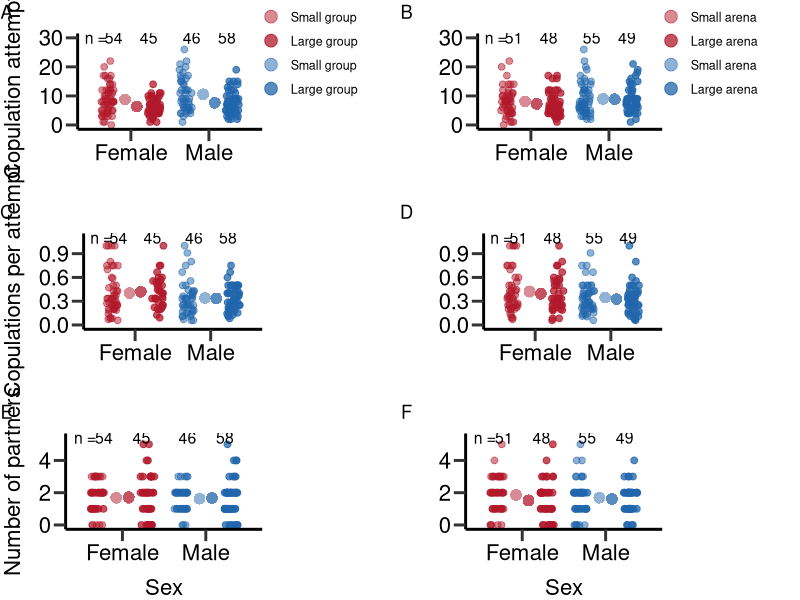
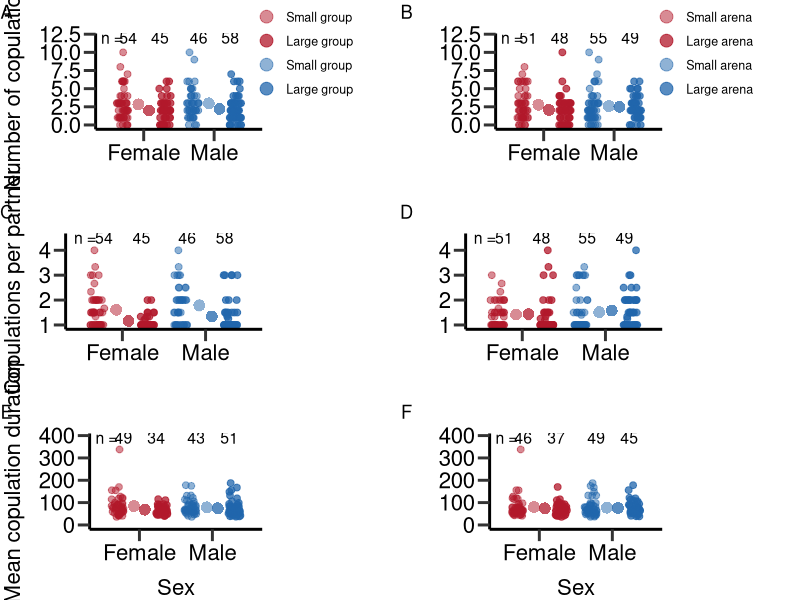
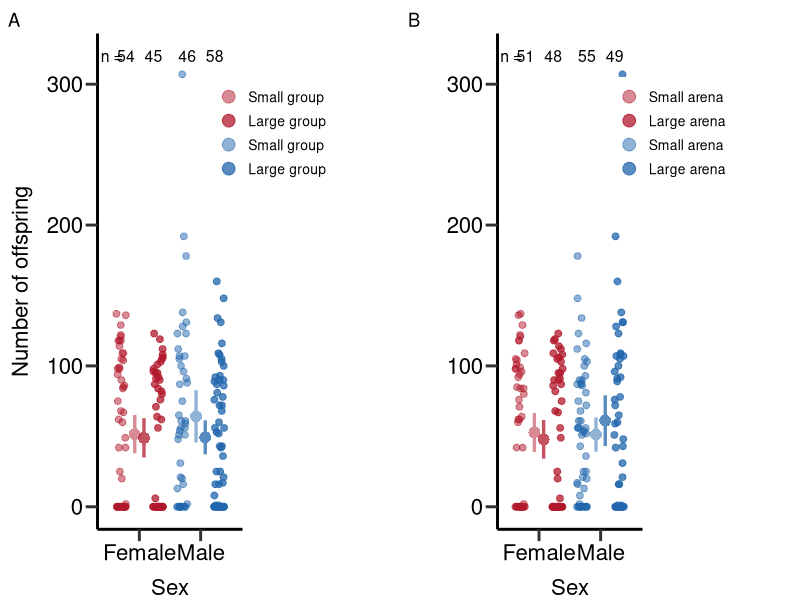

Source code (R) for these figures, in order:
## ---- chunk 1
rm(list = ls()) # Clear work environment

# Load R-packages ####
list_of_packages=cbind('ggeffects','ggplot2','gridExtra','lme4','lmerTest','readr','dplyr','EnvStats','cowplot','gridGraphics','car','RColorBrewer','boot','data.table','base','ICC','knitr')
lapply(list_of_packages, require, character.only = TRUE) 

# Load data set ####
D_data=read_delim("./data/Data_Winkler_et_al_2023_Denstiy.csv",";", escape_double = FALSE, trim_ws = TRUE)

# Set factors and levels for factors
D_data$Week=as.factor(D_data$Week)
D_data$Sex=as.factor(D_data$Sex)
D_data$Gr_size=as.factor(D_data$Gr_size)
D_data$Gr_size <- factor(D_data$Gr_size, levels=c("SG","LG"))
D_data$Arena=as.factor(D_data$Arena)

## Subset data set ####
### Data according to denstiy ####
D_data_0.26=D_data[D_data$Treatment=='D = 0.26',]
D_data_0.52=D_data[D_data$Treatment=='D = 0.52',]
D_data_0.67=D_data[D_data$Treatment=='D = 0.67',]
D_data_1.33=D_data[D_data$Treatment=='D = 1.33',]

### Subset data by sex ####
D_data_m=D_data[D_data$Sex=='M',]
D_data_f=D_data[D_data$Sex=='F',]

### Calculate data relativized within treatment and sex ####
# Small group + large Area
D_data_0.26=D_data[D_data$Treatment=='D = 0.26',]

D_data_0.26$rel_m_RS=NA
D_data_0.26$rel_m_prop_RS=NA
D_data_0.26$rel_m_cMS=NA
D_data_0.26$rel_m_InSuc=NA
D_data_0.26$rel_m_feSuc=NA
D_data_0.26$rel_m_pFec=NA
D_data_0.26$rel_m_PS=NA
D_data_0.26$rel_m_pFec_compl=NA

D_data_0.26$rel_f_RS=NA
D_data_0.26$rel_f_prop_RS=NA
D_data_0.26$rel_f_cMS=NA
D_data_0.26$rel_f_fec_pMate=NA

D_data_0.26$rel_m_RS=D_data_0.26$m_RS/mean(D_data_0.26$m_RS,na.rm=T)
D_data_0.26$rel_m_prop_RS=D_data_0.26$m_prop_RS/mean(D_data_0.26$m_prop_RS,na.rm=T)
D_data_0.26$rel_m_cMS=D_data_0.26$m_cMS/mean(D_data_0.26$m_cMS,na.rm=T)
D_data_0.26$rel_m_InSuc=D_data_0.26$m_InSuc/mean(D_data_0.26$m_InSuc,na.rm=T)
D_data_0.26$rel_m_feSuc=D_data_0.26$m_feSuc/mean(D_data_0.26$m_feSuc,na.rm=T)
D_data_0.26$rel_m_pFec=D_data_0.26$m_pFec/mean(D_data_0.26$m_pFec,na.rm=T)
D_data_0.26$rel_m_PS=D_data_0.26$m_PS/mean(D_data_0.26$m_PS,na.rm=T)
D_data_0.26$rel_m_pFec_compl=D_data_0.26$m_pFec_compl/mean(D_data_0.26$m_pFec_compl,na.rm=T)

D_data_0.26$rel_f_RS=D_data_0.26$f_RS/mean(D_data_0.26$f_RS,na.rm=T)
D_data_0.26$rel_f_prop_RS=D_data_0.26$f_prop_RS/mean(D_data_0.26$f_prop_RS,na.rm=T)
D_data_0.26$rel_f_cMS=D_data_0.26$f_cMS/mean(D_data_0.26$f_cMS,na.rm=T)
D_data_0.26$rel_f_fec_pMate=D_data_0.26$f_fec_pMate/mean(D_data_0.26$f_fec_pMate,na.rm=T)

# Large group + large Area
D_data_0.52=D_data[D_data$Treatment=='D = 0.52',]
#Relativize data

D_data_0.52$rel_m_RS=NA
D_data_0.52$rel_m_prop_RS=NA
D_data_0.52$rel_m_cMS=NA
D_data_0.52$rel_m_InSuc=NA
D_data_0.52$rel_m_feSuc=NA
D_data_0.52$rel_m_pFec=NA
D_data_0.52$rel_m_PS=NA
D_data_0.52$rel_m_pFec_compl=NA

D_data_0.52$rel_f_RS=NA
D_data_0.52$rel_f_prop_RS=NA
D_data_0.52$rel_f_cMS=NA
D_data_0.52$rel_f_fec_pMate=NA

D_data_0.52$rel_m_RS=D_data_0.52$m_RS/mean(D_data_0.52$m_RS,na.rm=T)
D_data_0.52$rel_m_prop_RS=D_data_0.52$m_prop_RS/mean(D_data_0.52$m_prop_RS,na.rm=T)
D_data_0.52$rel_m_cMS=D_data_0.52$m_cMS/mean(D_data_0.52$m_cMS,na.rm=T)
D_data_0.52$rel_m_InSuc=D_data_0.52$m_InSuc/mean(D_data_0.52$m_InSuc,na.rm=T)
D_data_0.52$rel_m_feSuc=D_data_0.52$m_feSuc/mean(D_data_0.52$m_feSuc,na.rm=T)
D_data_0.52$rel_m_pFec=D_data_0.52$m_pFec/mean(D_data_0.52$m_pFec,na.rm=T)
D_data_0.52$rel_m_PS=D_data_0.52$m_PS/mean(D_data_0.52$m_PS,na.rm=T)
D_data_0.52$rel_m_pFec_compl=D_data_0.52$m_pFec_compl/mean(D_data_0.52$m_pFec_compl,na.rm=T)

D_data_0.52$rel_f_RS=D_data_0.52$f_RS/mean(D_data_0.52$f_RS,na.rm=T)
D_data_0.52$rel_f_prop_RS=D_data_0.52$f_prop_RS/mean(D_data_0.52$f_prop_RS,na.rm=T)
D_data_0.52$rel_f_cMS=D_data_0.52$f_cMS/mean(D_data_0.52$f_cMS,na.rm=T)
D_data_0.52$rel_f_fec_pMate=D_data_0.52$f_fec_pMate/mean(D_data_0.52$f_fec_pMate,na.rm=T)

# Small group + small Area
D_data_0.67=D_data[D_data$Treatment=='D = 0.67',]
#Relativize data
D_data_0.67$rel_m_RS=NA
D_data_0.67$rel_m_prop_RS=NA
D_data_0.67$rel_m_cMS=NA
D_data_0.67$rel_m_InSuc=NA
D_data_0.67$rel_m_feSuc=NA
D_data_0.67$rel_m_pFec=NA
D_data_0.67$rel_m_PS=NA
D_data_0.67$rel_m_pFec_compl=NA

D_data_0.67$rel_f_RS=NA
D_data_0.67$rel_f_prop_RS=NA
D_data_0.67$rel_f_cMS=NA
D_data_0.67$rel_f_fec_pMate=NA

D_data_0.67$rel_m_RS=D_data_0.67$m_RS/mean(D_data_0.67$m_RS,na.rm=T)
D_data_0.67$rel_m_prop_RS=D_data_0.67$m_prop_RS/mean(D_data_0.67$m_prop_RS,na.rm=T)
D_data_0.67$rel_m_cMS=D_data_0.67$m_cMS/mean(D_data_0.67$m_cMS,na.rm=T)
D_data_0.67$rel_m_InSuc=D_data_0.67$m_InSuc/mean(D_data_0.67$m_InSuc,na.rm=T)
D_data_0.67$rel_m_feSuc=D_data_0.67$m_feSuc/mean(D_data_0.67$m_feSuc,na.rm=T)
D_data_0.67$rel_m_pFec=D_data_0.67$m_pFec/mean(D_data_0.67$m_pFec,na.rm=T)
D_data_0.67$rel_m_PS=D_data_0.67$m_PS/mean(D_data_0.67$m_PS,na.rm=T)
D_data_0.67$rel_m_pFec_compl=D_data_0.67$m_pFec_compl/mean(D_data_0.67$m_pFec_compl,na.rm=T)

D_data_0.67$rel_f_RS=D_data_0.67$f_RS/mean(D_data_0.67$f_RS,na.rm=T)
D_data_0.67$rel_f_prop_RS=D_data_0.67$f_prop_RS/mean(D_data_0.67$f_prop_RS,na.rm=T)
D_data_0.67$rel_f_cMS=D_data_0.67$f_cMS/mean(D_data_0.67$f_cMS,na.rm=T)
D_data_0.67$rel_f_fec_pMate=D_data_0.67$f_fec_pMate/mean(D_data_0.67$f_fec_pMate,na.rm=T)

# Large group + small Area
D_data_1.33=D_data[D_data$Treatment=='D = 1.33',]
#Relativize data

D_data_1.33$rel_m_RS=NA
D_data_1.33$rel_m_prop_RS=NA
D_data_1.33$rel_m_cMS=NA
D_data_1.33$rel_m_InSuc=NA
D_data_1.33$rel_m_feSuc=NA
D_data_1.33$rel_m_pFec=NA
D_data_1.33$rel_m_PS=NA
D_data_1.33$rel_m_pFec_compl=NA

D_data_1.33$rel_f_RS=NA
D_data_1.33$rel_f_prop_RS=NA
D_data_1.33$rel_f_cMS=NA
D_data_1.33$rel_f_fec_pMate=NA

D_data_1.33$rel_m_RS=D_data_1.33$m_RS/mean(D_data_1.33$m_RS,na.rm=T)
D_data_1.33$rel_m_prop_RS=D_data_1.33$m_prop_RS/mean(D_data_1.33$m_prop_RS,na.rm=T)
D_data_1.33$rel_m_cMS=D_data_1.33$m_cMS/mean(D_data_1.33$m_cMS,na.rm=T)
D_data_1.33$rel_m_InSuc=D_data_1.33$m_InSuc/mean(D_data_1.33$m_InSuc,na.rm=T)
D_data_1.33$rel_m_feSuc=D_data_1.33$m_feSuc/mean(D_data_1.33$m_feSuc,na.rm=T)
D_data_1.33$rel_m_pFec=D_data_1.33$m_pFec/mean(D_data_1.33$m_pFec,na.rm=T)
D_data_1.33$rel_m_PS=D_data_1.33$m_PS/mean(D_data_1.33$m_PS,na.rm=T)
D_data_1.33$rel_m_pFec_compl=D_data_1.33$m_pFec_compl/mean(D_data_1.33$m_pFec_compl,na.rm=T)

D_data_1.33$rel_f_RS=D_data_1.33$f_RS/mean(D_data_1.33$f_RS,na.rm=T)
D_data_1.33$rel_f_prop_RS=D_data_1.33$f_prop_RS/mean(D_data_1.33$f_prop_RS,na.rm=T)
D_data_1.33$rel_f_cMS=D_data_1.33$f_cMS/mean(D_data_1.33$f_cMS,na.rm=T)
D_data_1.33$rel_f_fec_pMate=D_data_1.33$f_fec_pMate/mean(D_data_1.33$f_fec_pMate,na.rm=T)

### Reduce treatments to arena and population size ####
# Arena size
D_data_Large_arena=rbind(D_data_0.26,D_data_0.52)
D_data_Small_arena=rbind(D_data_0.67,D_data_1.33)

# Population size
D_data_Small_pop=rbind(D_data_0.26,D_data_0.67)
D_data_Large_pop=rbind(D_data_0.52,D_data_1.33)

## Set figure schemes ####
# Set color-sets for figures
colpal=brewer.pal(4, 'Dark2')
colpal2=c("#b2182b","#2166AC")
colpal3=brewer.pal(4, 'Paired')

# Set theme for ggplot2 figures
fig_theme=theme(panel.border = element_blank(),
                plot.margin = margin(0,2.2,0,0.2,"cm"),
                plot.title = element_text(hjust = 0.5),
                panel.background = element_blank(),
                legend.key=element_blank(),
                panel.grid.major = element_blank(),
                panel.grid.minor = element_blank(), 
                legend.position = c(1.25, 0.8),
                plot.tag.position=c(0.01,0.98),
                legend.title = element_blank(),
                legend.text = element_text(colour="black", size=10),
                axis.line.x = element_line(colour = "black", size = 1),
                axis.line.y = element_line(colour = "black", size = 1),
                axis.text.x = element_text(face="plain", color="black", size=16, angle=0),
                axis.text.y = element_text(face="plain", color="black", size=16, angle=0),
                axis.title.x = element_text(size=16,face="plain", margin = margin(r=0,10,0,0)),
                axis.title.y = element_text(size=16,face="plain", margin = margin(r=10,0,0,0)),
                axis.ticks = element_line(size = 1),
                axis.ticks.length = unit(.3, "cm"))

## Create customized functions for analysis ####
# Create function to calculate standard error and upper/lower standard deviation
standard_error <- function(x) sd(x,na.rm=T) / sqrt(length(na.exclude(x)))
upper_CI <- function(x) mean(x,na.rm=T)+((standard_error(x))*qnorm(0.975))
lower_CI <- function(x) mean(x,na.rm=T)-((standard_error(x))*qnorm(0.975))

upper_SD <- function(x) mean(x,na.rm=T)+(sd(x)/2)
lower_SD <- function(x) mean(x,na.rm=T)-(sd(x)/2)
## ---- chunk 2
mean(D_data$m_Total_Encounters[D_data$Gr_size=='SG'],na.rm=T)
standard_error(D_data$m_Total_Encounters[D_data$Gr_size=='SG'])
## ---- chunk 3
mean(D_data$m_Total_Encounters[D_data$Gr_size=='LG'],na.rm=T)
standard_error(D_data$m_Total_Encounters[D_data$Gr_size=='LG'])
## ---- chunk 4
mean(D_data$m_Total_Encounters[D_data$Arena=='Large'],na.rm=T)
standard_error(D_data$m_Total_Encounters[D_data$Arena=='Large'])
## ---- chunk 5
mean(D_data$m_Total_Encounters[D_data$Arena=='Small'],na.rm=T)
standard_error(D_data$m_Total_Encounters[D_data$Arena=='Small'])
## ---- chunk 6
mod3=glm(m_Total_Encounters~Gr_size*Arena,data=D_data,family = quasipoisson)
Anova(mod3,type=2)
## ---- chunk 7
mod3.1=glm(m_Total_Encounters~Gr_size+Arena,data=D_data,family = quasipoisson)
summary(mod3.1)
Anova(mod3.1,type=2)
## ---- chunk 8
mean(D_data$f_Total_Encounters[D_data$Gr_size=='SG'],na.rm=T)
standard_error(D_data$f_Total_Encounters[D_data$Gr_size=='SG'])
## ---- chunk 9
mean(D_data$f_Total_Encounters[D_data$Gr_size=='LG'],na.rm=T)
standard_error(D_data$f_Total_Encounters[D_data$Gr_size=='LG'])
## ---- chunk 10
mean(D_data$f_Total_Encounters[D_data$Arena=='Large'],na.rm=T)
standard_error(D_data$f_Total_Encounters[D_data$Arena=='Large'])
## ---- chunk 11
mean(D_data$f_Total_Encounters[D_data$Arena=='Small'],na.rm=T)
standard_error(D_data$f_Total_Encounters[D_data$Arena=='Small'])
## ---- chunk 12
mod4=glm(f_Total_Encounters~Gr_size*Arena,data=D_data,family = quasipoisson)
Anova(mod4,type=2)
## ---- chunk 13
mod4.1=glm(f_Total_Encounters~Gr_size+Arena,data=D_data,family = quasipoisson)
summary(mod4.1)
Anova(mod4.1,type=2)
## ---- chunk 14
mean(D_data$m_TotMatings[D_data$Gr_size=='SG']/(D_data$m_TotMatings[D_data$Gr_size=='SG']+D_data$m_Attempts_number[D_data$Gr_size=='SG']),na.rm=T)
standard_error(D_data$m_TotMatings[D_data$Gr_size=='SG']/(D_data$m_TotMatings[D_data$Gr_size=='SG']+D_data$m_Attempts_number[D_data$Gr_size=='SG']))
## ---- chunk 15
mean(D_data$m_TotMatings[D_data$Gr_size=='LG']/(D_data$m_TotMatings[D_data$Gr_size=='LG']+D_data$m_Attempts_number[D_data$Gr_size=='LG']),na.rm=T)
standard_error(D_data$m_TotMatings[D_data$Gr_size=='LG']/(D_data$m_TotMatings[D_data$Gr_size=='LG']+D_data$m_Attempts_number[D_data$Gr_size=='LG']))
## ---- chunk 16
mean(D_data$m_TotMatings[D_data$Arena=='Large']/(D_data$m_TotMatings[D_data$Arena=='Large']+D_data$m_Attempts_number[D_data$Arena=='Large']),na.rm=T)
standard_error(D_data$m_TotMatings[D_data$Arena=='Large']/(D_data$m_TotMatings[D_data$Arena=='Large']+D_data$m_Attempts_number[D_data$Arena=='Large']))
## ---- chunk 17
mean(D_data$m_TotMatings[D_data$Arena=='Small']/(D_data$m_TotMatings[D_data$Arena=='Small']+D_data$m_Attempts_number[D_data$Arena=='Small']),na.rm=T)
standard_error(D_data$m_TotMatings[D_data$Arena=='Small']/(D_data$m_TotMatings[D_data$Arena=='Small']+D_data$m_Attempts_number[D_data$Arena=='Small']))
## ---- chunk 18
mod5=glm(cbind(m_TotMatings,m_Attempts_number)~Gr_size*Arena,data=D_data,family = quasibinomial)
Anova(mod5,type=2)
## ---- chunk 19
mod5.1=glm(cbind(m_TotMatings,m_Attempts_number)~Gr_size+Arena,data=D_data,family = quasibinomial)
summary(mod5.1)
Anova(mod5.1,type=2)
## ---- chunk 20
mean(D_data$f_TotMatings[D_data$Gr_size=='SG']/(D_data$f_TotMatings[D_data$Gr_size=='SG']+D_data$f_Attempts_number[D_data$Gr_size=='SG']),na.rm=T)
standard_error(D_data$f_TotMatings[D_data$Gr_size=='SG']/(D_data$f_TotMatings[D_data$Gr_size=='SG']+D_data$f_Attempts_number[D_data$Gr_size=='SG']))
## ---- chunk 21
mean(D_data$f_TotMatings[D_data$Gr_size=='LG']/(D_data$f_TotMatings[D_data$Gr_size=='LG']+D_data$f_Attempts_number[D_data$Gr_size=='LG']),na.rm=T)
standard_error(D_data$f_TotMatings[D_data$Gr_size=='LG']/(D_data$f_TotMatings[D_data$Gr_size=='LG']+D_data$f_Attempts_number[D_data$Gr_size=='LG']))
## ---- chunk 22
mean(D_data$f_TotMatings[D_data$Arena=='Large']/(D_data$f_TotMatings[D_data$Arena=='Large']+D_data$f_Attempts_number[D_data$Arena=='Large']),na.rm=T)
standard_error(D_data$f_TotMatings[D_data$Arena=='Large']/(D_data$f_TotMatings[D_data$Arena=='Large']+D_data$f_Attempts_number[D_data$Arena=='Large']))
## ---- chunk 23
mean(D_data$f_TotMatings[D_data$Arena=='Small']/(D_data$f_TotMatings[D_data$Arena=='Small']+D_data$f_Attempts_number[D_data$Arena=='Small']),na.rm=T)
standard_error(D_data$f_TotMatings[D_data$Arena=='Small']/(D_data$f_TotMatings[D_data$Arena=='Small']+D_data$f_Attempts_number[D_data$Arena=='Small']))
## ---- chunk 24
mod6=glm(cbind(f_TotMatings,f_Attempts_number)~Gr_size*Arena,data=D_data,family = quasibinomial)
Anova(mod6,type=2)
## ---- chunk 25
mod6.1=glm(cbind(f_TotMatings,f_Attempts_number)~Gr_size+Arena,data=D_data,family = quasibinomial)
summary(mod6.1)
Anova(mod6.1,type=2)
## ---- chunk 26
mean(D_data$m_cMS[D_data$Gr_size=='SG'],na.rm=T)
standard_error(D_data$m_cMS[D_data$Gr_size=='SG'])
## ---- chunk 27
mean(D_data$m_cMS[D_data$Gr_size=='LG'],na.rm=T)
standard_error(D_data$m_cMS[D_data$Gr_size=='LG'])
## ---- chunk 28
mean(D_data$m_cMS[D_data$Arena=='Large'],na.rm=T)
standard_error(D_data$m_cMS[D_data$Arena=='Large'])
## ---- chunk 29
mean(D_data$m_cMS[D_data$Arena=='Small'],na.rm=T)
standard_error(D_data$m_cMS[D_data$Arena=='Small'])
## ---- chunk 30
mod7=glm(m_cMS~Gr_size*Arena,data=D_data,family = quasipoisson)
Anova(mod7,type=2)
## ---- chunk 31
mod7.1=glm(m_cMS~Gr_size+Arena,data=D_data,family = quasipoisson)
summary(mod7.1)
Anova(mod7.1,type=2)
## ---- chunk 32
mean(D_data$f_cMS[D_data$Gr_size=='SG'],na.rm=T)
standard_error(D_data$f_cMS[D_data$Gr_size=='SG'])
## ---- chunk 33
mean(D_data$f_cMS[D_data$Gr_size=='LG'],na.rm=T)
standard_error(D_data$f_cMS[D_data$Gr_size=='LG'])
## ---- chunk 34
mean(D_data$f_cMS[D_data$Arena=='Large'],na.rm=T)
standard_error(D_data$f_cMS[D_data$Arena=='Large'])
## ---- chunk 35
mean(D_data$f_cMS[D_data$Arena=='Small'],na.rm=T)
standard_error(D_data$f_cMS[D_data$Arena=='Small'])
## ---- chunk 36
mod8=glm(f_cMS~Gr_size*Arena,data=D_data,family = quasipoisson)
Anova(mod8,type=2)
## ---- chunk 37
mod8.1=glm(f_cMS~Gr_size+Arena,data=D_data,family = quasipoisson)
summary(mod8.1)
Anova(mod8.1,type=2)
## ---- chunk 38
mean(D_data$m_TotMatings[D_data$Gr_size=='SG'],na.rm=T)
standard_error(D_data$m_TotMatings[D_data$Gr_size=='SG'])
## ---- chunk 39
mean(D_data$m_TotMatings[D_data$Gr_size=='LG'],na.rm=T)
standard_error(D_data$m_TotMatings[D_data$Gr_size=='LG'])
## ---- chunk 40
mean(D_data$m_TotMatings[D_data$Arena=='Large'],na.rm=T)
standard_error(D_data$m_TotMatings[D_data$Arena=='Large'])
## ---- chunk 41
mean(D_data$m_TotMatings[D_data$Arena=='Small'],na.rm=T)
standard_error(D_data$m_TotMatings[D_data$Arena=='Small'])
## ---- chunk 42
mod9=glm(m_TotMatings~Gr_size*Arena,data=D_data,family = quasipoisson)
Anova(mod9,type=2)
## ---- chunk 43
mod9.1=glm(m_TotMatings~Gr_size+Arena,data=D_data,family = quasipoisson)
summary(mod9.1)
Anova(mod9.1,type=2)
## ---- chunk 44
mean(D_data$f_TotMatings[D_data$Gr_size=='SG'],na.rm=T)
standard_error(D_data$f_TotMatings[D_data$Gr_size=='SG'])
## ---- chunk 45
mean(D_data$f_TotMatings[D_data$Gr_size=='LG'],na.rm=T)
standard_error(D_data$f_TotMatings[D_data$Gr_size=='LG'])
## ---- chunk 46
mean(D_data$f_TotMatings[D_data$Arena=='Large'],na.rm=T)
standard_error(D_data$f_TotMatings[D_data$Arena=='Large'])
## ---- chunk 47
mean(D_data$f_TotMatings[D_data$Arena=='Small'],na.rm=T)
standard_error(D_data$f_TotMatings[D_data$Arena=='Small'])
## ---- chunk 48
mod10=glm(f_TotMatings~Gr_size*Arena,data=D_data,family = quasipoisson)
Anova(mod10,type=2)
## ---- chunk 49
mod10.1=glm(f_TotMatings~Gr_size+Arena,data=D_data,family = quasipoisson)
summary(mod10.1)
Anova(mod10.1,type=2)
## ---- chunk 50
mean(D_data$m_meanCop[D_data$Gr_size=='SG'],na.rm=T)
standard_error(D_data$m_meanCop[D_data$Gr_size=='SG'])
## ---- chunk 51
mean(D_data$m_meanCop[D_data$Gr_size=='LG'],na.rm=T)
standard_error(D_data$m_meanCop[D_data$Gr_size=='LG'])
## ---- chunk 52
mean(D_data$m_meanCop[D_data$Arena=='Large'],na.rm=T)
standard_error(D_data$m_meanCop[D_data$Arena=='Large'])
## ---- chunk 53
mean(D_data$m_meanCop[D_data$Arena=='Small'],na.rm=T)
standard_error(D_data$m_meanCop[D_data$Arena=='Small'])
## ---- chunk 54
mod11=glm(cbind(m_cMS,m_TotMatings)~Gr_size*Arena,data=D_data,family = quasibinomial)
Anova(mod11,type=2)
## ---- chunk 55
mod11.1=glm(cbind(m_cMS,m_TotMatings)~Gr_size+Arena,data=D_data,family = quasibinomial)
summary(mod11.1)
Anova(mod11.1,type=2)
## ---- chunk 56
mean(D_data$f_meanCop[D_data$Gr_size=='SG'],na.rm=T)
standard_error(D_data$f_meanCop[D_data$Gr_size=='SG'])
## ---- chunk 57
mean(D_data$f_meanCop[D_data$Gr_size=='LG'],na.rm=T)
standard_error(D_data$f_meanCop[D_data$Gr_size=='LG'])
## ---- chunk 58
mean(D_data$f_meanCop[D_data$Arena=='Large'],na.rm=T)
standard_error(D_data$f_meanCop[D_data$Arena=='Large'])
## ---- chunk 59
mean(D_data$f_meanCop[D_data$Arena=='Small'],na.rm=T)
standard_error(D_data$f_meanCop[D_data$Arena=='Small'])
## ---- chunk 60
mod12=glm(cbind(f_cMS,f_TotMatings)~Gr_size*Arena,data=D_data,family = quasibinomial)
Anova(mod12,type=2)
## ---- chunk 61
mod12.1=glm(cbind(f_cMS,f_TotMatings)~Gr_size+Arena,data=D_data,family = quasibinomial)
summary(mod12.1)
Anova(mod12.1,type=2)
## ---- chunk 62
mean(D_data$m_MatingDuration_av[D_data$Gr_size=='SG'],na.rm=T)
standard_error(D_data$m_MatingDuration_av[D_data$Gr_size=='SG'])
## ---- chunk 63
mean(D_data$m_MatingDuration_av[D_data$Gr_size=='LG'],na.rm=T)
standard_error(D_data$m_MatingDuration_av[D_data$Gr_size=='LG'])
## ---- chunk 64
mean(D_data$m_MatingDuration_av[D_data$Arena=='Large'],na.rm=T)
standard_error(D_data$m_MatingDuration_av[D_data$Arena=='Large'])
## ---- chunk 65
mean(D_data$m_MatingDuration_av[D_data$Arena=='Small'],na.rm=T)
standard_error(D_data$m_MatingDuration_av[D_data$Arena=='Small'])
## ---- chunk 66
mod13=glm(m_MatingDuration_av~Gr_size*Arena,data=D_data,family = gaussian)
Anova(mod13,type=2)
## ---- chunk 67
mod13.1=glm(m_MatingDuration_av~Gr_size+Arena,data=D_data,family = gaussian)
summary(mod13.1)
Anova(mod13.1,type=2)
## ---- chunk 68
mean(D_data$f_MatingDuration_av[D_data$Gr_size=='SG'],na.rm=T)
standard_error(D_data$f_MatingDuration_av[D_data$Gr_size=='SG'])
## ---- chunk 69
mean(D_data$f_MatingDuration_av[D_data$Gr_size=='LG'],na.rm=T)
standard_error(D_data$f_MatingDuration_av[D_data$Gr_size=='LG'])
## ---- chunk 70
mean(D_data$f_MatingDuration_av[D_data$Arena=='Large'],na.rm=T)
standard_error(D_data$f_MatingDuration_av[D_data$Arena=='Large'])
## ---- chunk 71
mean(D_data$f_MatingDuration_av[D_data$Arena=='Small'],na.rm=T)
standard_error(D_data$f_MatingDuration_av[D_data$Arena=='Small'])
## ---- chunk 72
mod14=glm(f_MatingDuration_av~Gr_size*Arena,data=D_data,family = gaussian)
Anova(mod14,type=2)
## ---- chunk 73
mod14.1=glm(f_MatingDuration_av~Gr_size+Arena,data=D_data,family = gaussian)
summary(mod14.1)
Anova(mod14.1,type=2)
## ---- chunk 74
mean(D_data$m_RS[D_data$Gr_size=='SG'],na.rm=T)
standard_error(D_data$m_RS[D_data$Gr_size=='SG'])
## ---- chunk 75
mean(D_data$m_RS[D_data$Gr_size=='LG'],na.rm=T)
standard_error(D_data$m_RS[D_data$Gr_size=='LG'])
## ---- chunk 76
mean(D_data$m_RS[D_data$Arena=='Large'],na.rm=T)
standard_error(D_data$m_RS[D_data$Arena=='Large'])
## ---- chunk 77
mean(D_data$m_RS[D_data$Arena=='Small'],na.rm=T)
standard_error(D_data$m_RS[D_data$Arena=='Small'])
## ---- chunk 78
mod15=glm(m_RS~Gr_size*Arena,data=D_data,family = quasipoisson)
Anova(mod15,type=2)
## ---- chunk 79
mod15.1=glm(m_RS~Gr_size+Arena,data=D_data,family = quasipoisson)
summary(mod15.1)
Anova(mod15.1,type=2)
## ---- chunk 80
mean(D_data$f_RS[D_data$Gr_size=='SG'],na.rm=T)
standard_error(D_data$f_RS[D_data$Gr_size=='SG'])
## ---- chunk 81
mean(D_data$f_RS[D_data$Gr_size=='LG'],na.rm=T)
standard_error(D_data$f_RS[D_data$Gr_size=='LG'])
## ---- chunk 82
mean(D_data$f_RS[D_data$Arena=='Large'],na.rm=T)
standard_error(D_data$f_RS[D_data$Arena=='Large'])
## ---- chunk 83
mean(D_data$f_RS[D_data$Arena=='Small'],na.rm=T)
standard_error(D_data$f_RS[D_data$Arena=='Small'])
## ---- chunk 84
mod16=glm(f_RS~Gr_size*Arena,data=D_data,family = quasipoisson)
Anova(mod16,type=2)
## ---- chunk 85
mod16.1=glm(f_RS~Gr_size+Arena,data=D_data,family = quasipoisson)
summary(mod16.1)
Anova(mod16.1,type=2)
## ---- chunk 86
tab1=data.table(round(p.adjust(cbind(Anova(mod4.1,type=2)[1,3],Anova(mod6.1,type=2)[1,3],Anova(mod8.1,type=2)[1,3],Anova(mod10.1,type=2)[1,3],Anova(mod12.1,type=2)[1,3],Anova(mod14.1,type=2)[1,3],Anova(mod16.1,type=2)[1,3]), method = 'fdr'),digit=3)) # Compute FDR corrected p-values
traits=rbind('Copulation attempts','Copulations per attempt','Number of partners','Number copulations','Copulations per partner','Copulation duration','Reproductive success')
tab1= cbind(traits,tab1)
colnames(tab1)= cbind('Trait','Adj. p-value')
tab1
## ---- chunk 87
tab2=data.table(round(p.adjust(cbind(Anova(mod4.1,type=2)[2,3],Anova(mod6.1,type=2)[2,3],Anova(mod8.1,type=2)[2,3],Anova(mod10.1,type=2)[2,3],Anova(mod12.1,type=2)[2,3],Anova(mod14.1,type=2)[2,3],Anova(mod16.1,type=2)[2,3]), method = 'fdr'),digit=3)) # Compute FDR corrected p-values
tab2= cbind(traits,tab2)
colnames(tab2)= cbind('Trait','Adj. p-value')
tab2
## ---- chunk 88
tab3=data.table(round(p.adjust(cbind(Anova(mod3.1,type=2)[1,3],Anova(mod5.1,type=2)[1,3],Anova(mod7.1,type=2)[1,3],Anova(mod9.1,type=2)[1,3],Anova(mod11.1,type=2)[1,3],Anova(mod13.1,type=2)[1,3],Anova(mod15.1,type=2)[1,3]), method = 'fdr'),digit=3)) # Compute FDR corrected p-values
tab3= cbind(traits,tab3)
colnames(tab3)= cbind('Trait','Adj. p-value')
tab3
## ---- chunk 89
tab4=data.table(round(p.adjust(cbind(Anova(mod3.1,type=2)[2,3],Anova(mod5.1,type=2)[2,3],Anova(mod7.1,type=2)[2,3],Anova(mod9.1,type=2)[2,3],Anova(mod11.1,type=2)[2,3],Anova(mod13.1,type=2)[2,3],Anova(mod15.1,type=2)[2,3]), method = 'fdr'),digit=3)) # Compute FDR corrected p-values
tab4= cbind(traits,tab4)
colnames(tab4)= cbind('Trait','Adj. p-value')
tab4
## ---- chunk 90
## Figures for mating behaviour and reproductive success (Figure S2-S4) ####

# Create factor for treatment categories
D_data$TreatCgroup <- factor(paste(D_data$Sex,D_data$Gr_size,  sep=" "), levels = c("F SG", "F LG", "M SG",'M LG'))
D_data$TreatCarena <- factor(paste(D_data$Sex,D_data$Arena,  sep=" "), levels = c("F Large", "F Small", "M Large",'M Small'))

p3<-ggplot(D_data, aes(x=Sex, y=as.numeric(Total_Encounters),fill=TreatCgroup, col=TreatCgroup,alpha=TreatCgroup)) +
  geom_point(position=position_jitterdodge(jitter.width=0.5,jitter.height = 0,dodge.width=1.2),shape=19, size = 2)+
  stat_summary(fun.min =lower_CI ,
               fun.max = upper_CI ,fun = mean,
               position=position_dodge2(0.3),col=c("#b2182b","#b2182b","#2166AC","#2166AC"),alpha=c(0.5,0.75,0.5,0.75),show.legend = F, linewidth = 1.15)+
  stat_summary(fun = mean,
               position=position_dodge2(0.3), size = 1,col=c("white","white","white","white"),alpha=c(1,1,1,1),show.legend = F, stroke = 0,linewidth = 1.2)+
  stat_summary(fun = mean,
               position=position_dodge2(0.3), size = 1,col=c("#b2182b","#b2182b","#2166AC","#2166AC"),alpha=c(0.5,0.75,0.5,0.75),show.legend = F, stroke = 0,linewidth = 1.2)+
 scale_color_manual(values=c(colpal2[1],colpal2[1],colpal2[2],colpal2[2]),name = "Treatment", labels = c('Small group','Large group','Small group','Large group'))+
  scale_fill_manual(values=c(colpal2[1],colpal2[1],colpal2[2],colpal2[2]),name = "Treatment", labels = c('Small group','Large group','Small group','Large group'))+
  scale_alpha_manual(values=c(0.5,0.75,0.5,0.75),name = "Treatment", labels = c('Small group','Large group','Small group','Large group'))+
  xlab('Sex')+ylab("Copulation attempts")+ggtitle('')+ theme(plot.title = element_text(hjust = 0.5))+
  scale_x_discrete(labels = c('Female','Male'),drop=FALSE)+ ylim(0,30)+labs(tag = "C")+
  annotate("text",label='n =',x=0.55,y=30,size=4)+
  annotate("text",label='54',x=0.78,y=30,size=4)+
  annotate("text",label='45',x=1.23,y=30,size=4)+
  annotate("text",label='46',x=1.78,y=30,size=4)+
  annotate("text",label='58',x=2.23,y=30,size=4)+
  guides(colour = guide_legend(override.aes = list(size=4)))+
  fig_theme

p3.2<-ggplot(D_data, aes(x=Sex, y=as.numeric(Total_Encounters),fill=TreatCarena, col=TreatCarena,alpha=TreatCarena)) +
  geom_point(position=position_jitterdodge(jitter.width=0.5,jitter.height = 0,dodge.width=1.2),shape=19, size = 2)+
  stat_summary(fun.min =lower_CI ,
               fun.max = upper_CI ,fun = mean,
               position=position_dodge2(0.3),col=c("#b2182b","#b2182b","#2166AC","#2166AC"),alpha=c(0.5,0.75,0.5,0.75),show.legend = F, linewidth = 1.15)+
  stat_summary(fun = mean,
               position=position_dodge2(0.3), size = 1,col=c("white","white","white","white"),alpha=c(1,1,1,1),show.legend = F, stroke = 0,linewidth = 1.2)+
  stat_summary(fun = mean,
               position=position_dodge2(0.3), size = 1,col=c("#b2182b","#b2182b","#2166AC","#2166AC"),alpha=c(0.5,0.75,0.5,0.75),show.legend = F, stroke = 0,linewidth = 1.2)+
scale_color_manual(values=c(colpal2[1],colpal2[1],colpal2[2],colpal2[2]),name = "Treatment", labels = c('Small arena','Large arena','Small arena','Large arena'))+
  scale_fill_manual(values=c(colpal2[1],colpal2[1],colpal2[2],colpal2[2]),name = "Treatment", labels = c('Small arena','Large arena','Small arena','Large arena'))+
  scale_alpha_manual(values=c(0.5,0.75,0.5,0.75),name = "Treatment", labels = c('Small arena','Large arena','Small arena','Large arena'))+
  xlab('Sex')+ylab("")+ggtitle('')+ theme(plot.title = element_text(hjust = 0.5))+
  scale_x_discrete(labels = c('Female','Male'),drop=FALSE)+ ylim(0,30)+labs(tag = "D")+
  annotate("text",label='n =',x=0.55,y=30,size=4)+
  annotate("text",label='51',x=0.78,y=30,size=4)+
  annotate("text",label='48',x=1.23,y=30,size=4)+
  annotate("text",label='55',x=1.78,y=30,size=4)+
  annotate("text",label='49',x=2.23,y=30,size=4)+
  guides(colour = guide_legend(override.aes = list(size=4)))+
  fig_theme

### Plot: Copulations per attempt ####
p4<-ggplot(D_data, aes(x=Sex, y=as.numeric(Prop_MS),fill=TreatCgroup, col=TreatCgroup,alpha=TreatCgroup)) +
  geom_point(position=position_jitterdodge(jitter.width=0.5,jitter.height = 0,dodge.width=1.2),shape=19, size = 2)+
  stat_summary(fun.min =lower_CI ,
               fun.max = upper_CI ,fun = mean,
               position=position_dodge2(0.3),col=c("#b2182b","#b2182b","#2166AC","#2166AC"),alpha=c(0.5,0.75,0.5,0.75),show.legend = F, linewidth = 1.15)+
  stat_summary(fun = mean,
               position=position_dodge2(0.3), size = 1,col=c("white","white","white","white"),alpha=c(1,1,1,1),show.legend = F, stroke = 0,linewidth = 1.2)+
  stat_summary(fun = mean,
               position=position_dodge2(0.3), size = 1,col=c("#b2182b","#b2182b","#2166AC","#2166AC"),alpha=c(0.5,0.75,0.5,0.75),show.legend = F, stroke = 0,linewidth = 1.2)+
  scale_color_manual(values=c(colpal2[1],colpal2[1],colpal2[2],colpal2[2]),name = "Treatment", labels = c('Small group','Large group','Small group','Large group'))+
  scale_fill_manual(values=c(colpal2[1],colpal2[1],colpal2[2],colpal2[2]),name = "Treatment", labels = c('Small group','Large group','Small group','Large group'))+
  scale_alpha_manual(values=c(0.5,0.75,0.5,0.75),name = "Treatment", labels = c('Small group','Large group','Small group','Large group'))+
  xlab('')+ylab("Copulations per attempt")+ggtitle('')+ theme(plot.title = element_text(hjust = 0.5))+
  scale_x_discrete(labels = c('Female','Male'),drop=FALSE)+ ylim(0,1.1)+labs(tag = "A")+
  annotate("text",label='n =',x=0.55,y=1.1,size=4)+
  annotate("text",label='54',x=0.78,y=1.1,size=4)+
  annotate("text",label='45',x=1.23,y=1.1,size=4)+
  annotate("text",label='46',x=1.78,y=1.1,size=4)+
  annotate("text",label='58',x=2.23,y=1.1,size=4)+
  guides(colour = guide_legend(override.aes = list(size=4)))+
  fig_theme

p4.2<-ggplot(D_data, aes(x=Sex, y=as.numeric(Prop_MS),fill=TreatCarena, col=TreatCarena,alpha=TreatCarena)) +
  geom_point(position=position_jitterdodge(jitter.width=0.5,jitter.height = 0,dodge.width=1.2),shape=19, size = 2)+
  stat_summary(fun.min =lower_CI ,
               fun.max = upper_CI ,fun = mean,
               position=position_dodge2(0.3),col=c("#b2182b","#b2182b","#2166AC","#2166AC"),alpha=c(0.5,0.75,0.5,0.75),show.legend = F, linewidth = 1.15)+
  stat_summary(fun = mean,
               position=position_dodge2(0.3), size = 1,col=c("white","white","white","white"),alpha=c(1,1,1,1),show.legend = F, stroke = 0,linewidth = 1.2)+
  stat_summary(fun = mean,
               position=position_dodge2(0.3), size = 1,col=c("#b2182b","#b2182b","#2166AC","#2166AC"),alpha=c(0.5,0.75,0.5,0.75),show.legend = F, stroke = 0,linewidth = 1.2)+
  scale_color_manual(values=c(colpal2[1],colpal2[1],colpal2[2],colpal2[2]),name = "Treatment", labels = c('Small arena','Large arena','Small arena','Large arena'))+
  scale_fill_manual(values=c(colpal2[1],colpal2[1],colpal2[2],colpal2[2]),name = "Treatment", labels = c('Small arena','Large arena','Small arena','Large arena'))+
  scale_alpha_manual(values=c(0.5,0.75,0.5,0.75),name = "Treatment", labels = c('Small arena','Large arena','Small arena','Large arena'))+
  xlab('')+ylab("")+ggtitle('')+ theme(plot.title = element_text(hjust = 0.5))+
  scale_x_discrete(labels = c('Female','Male'),drop=FALSE)+ ylim(0,1.1)+labs(tag = "B")+
  annotate("text",label='n =',x=0.55,y=1.1,size=4)+
  annotate("text",label='51',x=0.78,y=1.1,size=4)+
  annotate("text",label='48',x=1.23,y=1.1,size=4)+
  annotate("text",label='55',x=1.78,y=1.1,size=4)+
  annotate("text",label='49',x=2.23,y=1.1,size=4)+
  guides(colour = guide_legend(override.aes = list(size=4)))+
  fig_theme

### Plot: Mating partners focal ####
p5<-ggplot(D_data, aes(x=Sex, y=as.numeric(MatingPartners_number),fill=TreatCgroup, col=TreatCgroup,alpha=TreatCgroup)) +
  geom_point(position=position_jitterdodge(jitter.width=0.5,jitter.height = 0,dodge.width=1.2),shape=19, size = 2)+
  stat_summary(fun.min =lower_CI ,
               fun.max = upper_CI ,fun = mean,
               position=position_dodge2(0.3),col=c("#b2182b","#b2182b","#2166AC","#2166AC"),alpha=c(0.5,0.75,0.5,0.75),show.legend = F, linewidth = 1.15)+
  stat_summary(fun = mean,
               position=position_dodge2(0.3), size = 1,col=c("white","white","white","white"),alpha=c(1,1,1,1),show.legend = F, stroke = 0,linewidth = 1.2)+
  stat_summary(fun = mean,
               position=position_dodge2(0.3), size = 1,col=c("#b2182b","#b2182b","#2166AC","#2166AC"),alpha=c(0.5,0.75,0.5,0.75),show.legend = F, stroke = 0,linewidth = 1.2)+
  scale_color_manual(values=c(colpal2[1],colpal2[1],colpal2[2],colpal2[2]),name = "Treatment", labels = c('Small group','Large group','Small group','Large group'))+
  scale_fill_manual(values=c(colpal2[1],colpal2[1],colpal2[2],colpal2[2]),name = "Treatment", labels = c('Small group','Large group','Small group','Large group'))+
  scale_alpha_manual(values=c(0.5,0.75,0.5,0.75),name = "Treatment", labels = c('Small group','Large group','Small group','Large group'))+
  xlab('')+ylab("Number of partners")+ggtitle('')+ theme(plot.title = element_text(hjust = 0.5))+
  scale_x_discrete(labels = c('Female','Male'),drop=FALSE)+ ylim(0,5.4)+labs(tag = "C")+
  annotate("text",label='n =',x=0.55,y=5.4,size=4)+
  annotate("text",label='54',x=0.78,y=5.4,size=4)+
  annotate("text",label='45',x=1.23,y=5.4,size=4)+
  annotate("text",label='46',x=1.78,y=5.4,size=4)+
  annotate("text",label='58',x=2.23,y=5.4,size=4)+
  guides(colour = guide_legend(override.aes = list(size=4)))+
  fig_theme

p5.2<-ggplot(D_data, aes(x=Sex, y=as.numeric(MatingPartners_number),fill=TreatCarena, col=TreatCarena,alpha=TreatCarena)) +
  geom_point(position=position_jitterdodge(jitter.width=0.5,jitter.height = 0,dodge.width=1.2),shape=19, size = 2)+
  stat_summary(fun.min =lower_CI ,
               fun.max = upper_CI ,fun = mean,
               position=position_dodge2(0.3),col=c("#b2182b","#b2182b","#2166AC","#2166AC"),alpha=c(0.5,0.75,0.5,0.75),show.legend = F, linewidth = 1.15)+
  stat_summary(fun = mean,
               position=position_dodge2(0.3), size = 1,col=c("white","white","white","white"),alpha=c(1,1,1,1),show.legend = F, stroke = 0,linewidth = 1.2)+
  stat_summary(fun = mean,
               position=position_dodge2(0.3), size = 1,col=c("#b2182b","#b2182b","#2166AC","#2166AC"),alpha=c(0.5,0.75,0.5,0.75),show.legend = F, stroke = 0,linewidth = 1.2)+
  scale_color_manual(values=c(colpal2[1],colpal2[1],colpal2[2],colpal2[2]),name = "Treatment", labels = c('Small arena','Large arena','Small arena','Large arena'))+
  scale_fill_manual(values=c(colpal2[1],colpal2[1],colpal2[2],colpal2[2]),name = "Treatment", labels = c('Small arena','Large arena','Small arena','Large arena'))+
  scale_alpha_manual(values=c(0.5,0.75,0.5,0.75),name = "Treatment", labels = c('Small arena','Large arena','Small arena','Large arena'))+
  xlab('')+ylab("")+ggtitle('')+ theme(plot.title = element_text(hjust = 0.5))+
  scale_x_discrete(labels = c('Female','Male'),drop=FALSE)+ ylim(0,5.4)+labs(tag = "D")+
  annotate("text",label='n =',x=0.55,y=5.4,size=4)+
  annotate("text",label='51',x=0.78,y=5.4,size=4)+
  annotate("text",label='48',x=1.23,y=5.4,size=4)+
  annotate("text",label='55',x=1.78,y=5.4,size=4)+
  annotate("text",label='49',x=2.23,y=5.4,size=4)+
  guides(colour = guide_legend(override.aes = list(size=4)))+
  fig_theme

### Plot: Number copulations ####
p6<-ggplot(D_data, aes(x=Sex, y=as.numeric(Matings_number),fill=TreatCgroup, col=TreatCgroup,alpha=TreatCgroup)) +
  geom_point(position=position_jitterdodge(jitter.width=0.5,jitter.height = 0,dodge.width=1.2),shape=19, size = 2)+
  stat_summary(fun.min =lower_CI ,
               fun.max = upper_CI ,fun = mean,
               position=position_dodge2(0.3),col=c("#b2182b","#b2182b","#2166AC","#2166AC"),alpha=c(0.5,0.75,0.5,0.75),show.legend = F, linewidth = 1.15)+
  stat_summary(fun = mean,
               position=position_dodge2(0.3), size = 1,col=c("white","white","white","white"),alpha=c(1,1,1,1),show.legend = F, stroke = 0,linewidth = 1.2)+
  stat_summary(fun = mean,
               position=position_dodge2(0.3), size = 1,col=c("#b2182b","#b2182b","#2166AC","#2166AC"),alpha=c(0.5,0.75,0.5,0.75),show.legend = F, stroke = 0,linewidth = 1.2)+
  scale_color_manual(values=c(colpal2[1],colpal2[1],colpal2[2],colpal2[2]),name = "Treatment", labels = c('Small group','Large group','Small group','Large group'))+
  scale_fill_manual(values=c(colpal2[1],colpal2[1],colpal2[2],colpal2[2]),name = "Treatment", labels = c('Small group','Large group','Small group','Large group'))+
  scale_alpha_manual(values=c(0.5,0.75,0.5,0.75),name = "Treatment", labels = c('Small group','Large group','Small group','Large group'))+
  xlab('')+ylab("Number of copulations")+ggtitle('')+ theme(plot.title = element_text(hjust = 0.5))+
  scale_x_discrete(labels = c('Female','Male'),drop=FALSE)+ ylim(0,12)+labs(tag = "A")+
  annotate("text",label='n =',x=0.55,y=12,size=4)+
  annotate("text",label='54',x=0.78,y=12,size=4)+
  annotate("text",label='45',x=1.23,y=12,size=4)+
  annotate("text",label='46',x=1.78,y=12,size=4)+
  annotate("text",label='58',x=2.23,y=12,size=4)+
  guides(colour = guide_legend(override.aes = list(size=4)))+
  fig_theme

p6.2<-ggplot(D_data, aes(x=Sex, y=as.numeric(Matings_number),fill=TreatCarena, col=TreatCarena,alpha=TreatCarena)) +
  geom_point(position=position_jitterdodge(jitter.width=0.5,jitter.height = 0,dodge.width=1.2),shape=19, size = 2)+
  stat_summary(fun.min =lower_CI ,
               fun.max = upper_CI ,fun = mean,
               position=position_dodge2(0.3),col=c("#b2182b","#b2182b","#2166AC","#2166AC"),alpha=c(0.5,0.75,0.5,0.75),show.legend = F, linewidth = 1.15)+
  stat_summary(fun = mean,
               position=position_dodge2(0.3), size = 1,col=c("white","white","white","white"),alpha=c(1,1,1,1),show.legend = F, stroke = 0,linewidth = 1.2)+
  stat_summary(fun = mean,
               position=position_dodge2(0.3), size = 1,col=c("#b2182b","#b2182b","#2166AC","#2166AC"),alpha=c(0.5,0.75,0.5,0.75),show.legend = F, stroke = 0,linewidth = 1.2)+
  scale_color_manual(values=c(colpal2[1],colpal2[1],colpal2[2],colpal2[2]),name = "Treatment", labels = c('Small arena','Large arena','Small arena','Large arena'))+
  scale_fill_manual(values=c(colpal2[1],colpal2[1],colpal2[2],colpal2[2]),name = "Treatment", labels = c('Small arena','Large arena','Small arena','Large arena'))+
  scale_alpha_manual(values=c(0.5,0.75,0.5,0.75),name = "Treatment", labels = c('Small arena','Large arena','Small arena','Large arena'))+
  xlab('')+ylab("")+ggtitle('')+ theme(plot.title = element_text(hjust = 0.5))+labs(tag = "B")+
  scale_x_discrete(labels = c('Female','Male'),drop=FALSE)+ ylim(0,12)+
  annotate("text",label='n =',x=0.55,y=12,size=4)+
  annotate("text",label='51',x=0.78,y=12,size=4)+
  annotate("text",label='48',x=1.23,y=12,size=4)+
  annotate("text",label='55',x=1.78,y=12,size=4)+
  annotate("text",label='49',x=2.23,y=12,size=4)+
  guides(colour = guide_legend(override.aes = list(size=4)))+
  fig_theme

###Plot: Copulations per partner ####
p7<-ggplot(D_data, aes(x=Sex, y=as.numeric(meanCop),fill=TreatCgroup, col=TreatCgroup,alpha=TreatCgroup)) +
  geom_point(position=position_jitterdodge(jitter.width=0.5,jitter.height = 0,dodge.width=1.2),shape=19, size = 2)+
  stat_summary(fun.min =lower_CI ,
               fun.max = upper_CI ,fun = mean,
               position=position_dodge2(0.3),col=c("#b2182b","#b2182b","#2166AC","#2166AC"),alpha=c(0.5,0.75,0.5,0.75),show.legend = F, linewidth = 1.15)+
  stat_summary(fun = mean,
               position=position_dodge2(0.3), size = 1,col=c("white","white","white","white"),alpha=c(1,1,1,1),show.legend = F, stroke = 0,linewidth = 1.2)+
  stat_summary(fun = mean,
               position=position_dodge2(0.3), size = 1,col=c("#b2182b","#b2182b","#2166AC","#2166AC"),alpha=c(0.5,0.75,0.5,0.75),show.legend = F, stroke = 0,linewidth = 1.2)+
  scale_color_manual(values=c(colpal2[1],colpal2[1],colpal2[2],colpal2[2]),name = "Treatment", labels = c('Small group','Large group','Small group','Large group'))+
  scale_fill_manual(values=c(colpal2[1],colpal2[1],colpal2[2],colpal2[2]),name = "Treatment", labels = c('Small group','Large group','Small group','Large group'))+
  scale_alpha_manual(values=c(0.5,0.75,0.5,0.75),name = "Treatment", labels = c('Small group','Large group','Small group','Large group'))+
  xlab('Sex')+ylab("Copulations per partner")+ggtitle('')+ theme(plot.title = element_text(hjust = 0.5))+
  scale_x_discrete(labels = c('Female','Male'),drop=FALSE)+ labs(tag = "C")+ylim(1,4.5)+
  annotate("text",label='n =',x=0.55,y=4.5,size=4)+
  annotate("text",label='54',x=0.78,y=4.5,size=4)+
  annotate("text",label='45',x=1.23,y=4.5,size=4)+
  annotate("text",label='46',x=1.78,y=4.5,size=4)+
  annotate("text",label='58',x=2.23,y=4.5,size=4)+
  guides(colour = guide_legend(override.aes = list(size=4)))+
  fig_theme

p7.2<-ggplot(D_data, aes(x=Sex, y=as.numeric(meanCop),fill=TreatCarena, col=TreatCarena,alpha=TreatCarena)) +
  geom_point(position=position_jitterdodge(jitter.width=0.5,jitter.height = 0,dodge.width=1.2),shape=19, size = 2)+
  stat_summary(fun.min =lower_CI ,
               fun.max = upper_CI ,fun = mean,
               position=position_dodge2(0.3),col=c("#b2182b","#b2182b","#2166AC","#2166AC"),alpha=c(0.5,0.75,0.5,0.75),show.legend = F, linewidth = 1.15)+
  stat_summary(fun = mean,
               position=position_dodge2(0.3), size = 1,col=c("white","white","white","white"),alpha=c(1,1,1,1),show.legend = F, stroke = 0,linewidth = 1.2)+
  stat_summary(fun = mean,
               position=position_dodge2(0.3), size = 1,col=c("#b2182b","#b2182b","#2166AC","#2166AC"),alpha=c(0.5,0.75,0.5,0.75),show.legend = F, stroke = 0,linewidth = 1.2)+
  scale_color_manual(values=c(colpal2[1],colpal2[1],colpal2[2],colpal2[2]),name = "Treatment", labels = c('Small arena','Large arena','Small arena','Large arena'))+
  scale_fill_manual(values=c(colpal2[1],colpal2[1],colpal2[2],colpal2[2]),name = "Treatment", labels = c('Small arena','Large arena','Small arena','Large arena'))+
  scale_alpha_manual(values=c(0.5,0.75,0.5,0.75),name = "Treatment", labels = c('Small arena','Large arena','Small arena','Large arena'))+
  xlab('Sex')+ylab("")+ggtitle('')+ theme(plot.title = element_text(hjust = 0.5))+
  scale_x_discrete(labels = c('Female','Male'),drop=FALSE)+ ylim(1,4.5)+labs(tag = "D")+
  annotate("text",label='n =',x=0.55,y=4.5,size=4)+
  annotate("text",label='51',x=0.78,y=4.5,size=4)+
  annotate("text",label='48',x=1.23,y=4.5,size=4)+
  annotate("text",label='55',x=1.78,y=4.5,size=4)+
  annotate("text",label='49',x=2.23,y=4.5,size=4)+
  guides(colour = guide_legend(override.aes = list(size=4)))+
  fig_theme

### Plot: Copulation duration ####
p8<-ggplot(D_data, aes(x=Sex, y=as.numeric(MatingDuration_av),fill=TreatCgroup, col=TreatCgroup,alpha=TreatCgroup)) +
  geom_point(position=position_jitterdodge(jitter.width=0.5,jitter.height = 0,dodge.width=1.2),shape=19, size = 2)+
  stat_summary(fun.min =lower_CI ,
               fun.max = upper_CI ,fun = mean,
               position=position_dodge2(0.3),col=c("#b2182b","#b2182b","#2166AC","#2166AC"),alpha=c(0.5,0.75,0.5,0.75),show.legend = F, linewidth = 1.15)+
  stat_summary(fun = mean,
               position=position_dodge2(0.3), size = 1,col=c("white","white","white","white"),alpha=c(1,1,1,1),show.legend = F, stroke = 0,linewidth = 1.2)+
  stat_summary(fun = mean,
               position=position_dodge2(0.3), size = 1,col=c("#b2182b","#b2182b","#2166AC","#2166AC"),alpha=c(0.5,0.75,0.5,0.75),show.legend = F, stroke = 0,linewidth = 1.2)+
  scale_color_manual(values=c(colpal2[1],colpal2[1],colpal2[2],colpal2[2]),name = "Treatment", labels = c('Small group','Large group','Small group','Large group'))+
  scale_fill_manual(values=c(colpal2[1],colpal2[1],colpal2[2],colpal2[2]),name = "Treatment", labels = c('Small group','Large group','Small group','Large group'))+
  scale_alpha_manual(values=c(0.5,0.75,0.5,0.75),name = "Treatment", labels = c('Small group','Large group','Small group','Large group'))+
  xlab('Sex')+ylab("Mean copulation duration")+ggtitle('')+ theme(plot.title = element_text(hjust = 0.5))+
  scale_x_discrete(labels = c('Female','Male'),drop=FALSE)+ ylim(0,390)+labs(tag = "E")+
  annotate("text",label='n =',x=0.55,y=390,size=4)+
  annotate("text",label='49',x=0.78,y=390,size=4)+
  annotate("text",label='34',x=1.23,y=390,size=4)+
  annotate("text",label='43',x=1.78,y=390,size=4)+
  annotate("text",label='51',x=2.23,y=390,size=4)+
  guides(colour = guide_legend(override.aes = list(size=4)))+
  fig_theme

p8.2<-ggplot(D_data, aes(x=Sex, y=as.numeric(MatingDuration_av),fill=TreatCarena, col=TreatCarena,alpha=TreatCarena)) +
  geom_point(position=position_jitterdodge(jitter.width=0.5,jitter.height = 0,dodge.width=1.2),shape=19, size = 2)+
  stat_summary(fun.min =lower_CI ,
               fun.max = upper_CI ,fun = mean,
               position=position_dodge2(0.3),col=c("#b2182b","#b2182b","#2166AC","#2166AC"),alpha=c(0.5,0.75,0.5,0.75),show.legend = F, linewidth = 1.15)+
  stat_summary(fun = mean,
               position=position_dodge2(0.3), size = 1,col=c("white","white","white","white"),alpha=c(1,1,1,1),show.legend = F, stroke = 0,linewidth = 1.2)+
  stat_summary(fun = mean,
               position=position_dodge2(0.3), size = 1,col=c("#b2182b","#b2182b","#2166AC","#2166AC"),alpha=c(0.5,0.75,0.5,0.75),show.legend = F, stroke = 0,linewidth = 1.2)+
  scale_color_manual(values=c(colpal2[1],colpal2[1],colpal2[2],colpal2[2]),name = "Treatment", labels = c('Small arena','Large arena','Small arena','Large arena'))+
  scale_fill_manual(values=c(colpal2[1],colpal2[1],colpal2[2],colpal2[2]),name = "Treatment", labels = c('Small arena','Large arena','Small arena','Large arena'))+
  scale_alpha_manual(values=c(0.5,0.75,0.5,0.75),name = "Treatment", labels = c('Small arena','Large arena','Small arena','Large arena'))+
  xlab('Sex')+ylab("")+ggtitle('')+ theme(plot.title = element_text(hjust = 0.5))+
  scale_x_discrete(labels = c('Female','Male'),drop=FALSE)+ ylim(0,390)+labs(tag = "F")+
  annotate("text",label='n =',x=0.55,y=390,size=4)+
  annotate("text",label='46',x=0.78,y=390,size=4)+
  annotate("text",label='37',x=1.23,y=390,size=4)+
  annotate("text",label='49',x=1.78,y=390,size=4)+
  annotate("text",label='45',x=2.23,y=390,size=4)+
  guides(colour = guide_legend(override.aes = list(size=4)))+
  fig_theme

###Plot: Reproductive success ####
p9<-ggplot(D_data, aes(x=Sex, y=as.numeric(Total_N_MTP1),fill=TreatCgroup, col=TreatCgroup,alpha=TreatCgroup)) +
  geom_point(position=position_jitterdodge(jitter.width=0.5,jitter.height = 0,dodge.width=1.2),shape=19, size = 2)+
  stat_summary(fun.min =lower_CI ,
               fun.max = upper_CI ,fun = mean,
               position=position_dodge2(0.3),col=c("#b2182b","#b2182b","#2166AC","#2166AC"),alpha=c(0.5,0.75,0.5,0.75),show.legend = F, linewidth = 1.15)+
  stat_summary(fun = mean,
               position=position_dodge2(0.3), size = 1,col=c("white","white","white","white"),alpha=c(1,1,1,1),show.legend = F, stroke = 0,linewidth = 1.2)+
  stat_summary(fun = mean,
               position=position_dodge2(0.3), size = 1,col=c("#b2182b","#b2182b","#2166AC","#2166AC"),alpha=c(0.5,0.75,0.5,0.75),show.legend = F, stroke = 0,linewidth = 1.2)+
 scale_color_manual(values=c(colpal2[1],colpal2[1],colpal2[2],colpal2[2]),name = "Treatment", labels = c('Small group','Large group','Small group','Large group'))+
  scale_fill_manual(values=c(colpal2[1],colpal2[1],colpal2[2],colpal2[2]),name = "Treatment", labels = c('Small group','Large group','Small group','Large group'))+
  scale_alpha_manual(values=c(0.5,0.75,0.5,0.75),name = "Treatment", labels = c('Small group','Large group','Small group','Large group'))+
  xlab('Sex')+ylab("Number of offspring")+ggtitle('')+ theme(plot.title = element_text(hjust = 0.5))+
  scale_x_discrete(labels = c('Female','Male'),drop=FALSE)+ ylim(0,320)+labs(tag = "A")+
  annotate("text",label='n =',x=0.55,y=320,size=4)+
  annotate("text",label='54',x=0.78,y=320,size=4)+
  annotate("text",label='45',x=1.23,y=320,size=4)+
  annotate("text",label='46',x=1.78,y=320,size=4)+
  annotate("text",label='58',x=2.23,y=320,size=4)+
  guides(colour = guide_legend(override.aes = list(size=4)))+
  fig_theme

p9.2<-ggplot(D_data, aes(x=Sex, y=as.numeric(Total_N_MTP1),fill=TreatCarena, col=TreatCarena,alpha=TreatCarena)) +
  geom_point(position=position_jitterdodge(jitter.width=0.5,jitter.height = 0,dodge.width=1.2),shape=19, size = 2)+
  stat_summary(fun.min =lower_CI ,
               fun.max = upper_CI ,fun = mean,
               position=position_dodge2(0.3),col=c("#b2182b","#b2182b","#2166AC","#2166AC"),alpha=c(0.5,0.75,0.5,0.75),show.legend = F, linewidth = 1.15)+
  stat_summary(fun = mean,
               position=position_dodge2(0.3), size = 1,col=c("white","white","white","white"),alpha=c(1,1,1,1),show.legend = F, stroke = 0,linewidth = 1.2)+
  stat_summary(fun = mean,
               position=position_dodge2(0.3), size = 1,col=c("#b2182b","#b2182b","#2166AC","#2166AC"),alpha=c(0.5,0.75,0.5,0.75),show.legend = F, stroke = 0,linewidth = 1.2)+
  scale_color_manual(values=c(colpal2[1],colpal2[1],colpal2[2],colpal2[2]),name = "Treatment", labels = c('Small arena','Large arena','Small arena','Large arena'))+
  scale_fill_manual(values=c(colpal2[1],colpal2[1],colpal2[2],colpal2[2]),name = "Treatment", labels = c('Small arena','Large arena','Small arena','Large arena'))+
  scale_alpha_manual(values=c(0.5,0.75,0.5,0.75),name = "Treatment", labels = c('Small arena','Large arena','Small arena','Large arena'))+
  xlab('Sex')+ylab("")+ggtitle('')+ theme(plot.title = element_text(hjust = 0.5))+
  scale_x_discrete(labels = c('Female','Male'),drop=FALSE)+ ylim(0,320)+labs(tag = "B")+
  annotate("text",label='n =',x=0.55,y=320,size=4)+
  annotate("text",label='51',x=0.78,y=320,size=4)+
  annotate("text",label='48',x=1.23,y=320,size=4)+
  annotate("text",label='55',x=1.78,y=320,size=4)+
  annotate("text",label='49',x=2.23,y=320,size=4)+
  guides(colour = guide_legend(override.aes = list(size=4)))+
  fig_theme
## ---- chunk 91
#Behaviour 1 (Figure S2)
Figure_S2<-grid.arrange(p3+labs(tag = "A")+xlab('')+theme(legend.position = c(1.25, 0.8),plot.margin = unit(c(0.2,3.5,0,0.1), "cm"),legend.text = element_text(size=9)),p3.2+
                          labs(tag = "B")+xlab('')+theme(legend.position = c(1.25, 0.8),plot.margin = unit(c(0.2,3.5,0,0.1), "cm"),legend.text = element_text(size=9)),
                        p4+labs(tag = "C")+xlab('')+theme(legend.position = 'none',plot.margin = unit(c(0.2,3.5,0,0.1), "cm")),p4.2+labs(tag = "D")+xlab('')+theme(legend.position = 'none',plot.margin = unit(c(0.2,3.5,0,0.1), "cm")),
                        p5+labs(tag = "E")+xlab('Sex')+theme(legend.position = 'none',plot.margin = unit(c(0.2,3.5,0,0.1), "cm")),p5.2+labs(tag = "F")+xlab('Sex')+theme(legend.position = 'none',plot.margin = unit(c(0.2,3.5,0,0.1), "cm"))
                        ,nrow = 3,ncol=2)
Figure_S2 = plot_grid(Figure_S2, ncol=1, rel_heights=c(0.1, 1)) # rel_heights values control title margins
## ---- chunk 92
#Behavior 2 (Figure S3)
Figure_S3<-grid.arrange(p6+labs(tag = "A")+xlab('')+theme(legend.position = c(1.25, 0.8),plot.margin = unit(c(0.2,3.5,0,0.1), "cm"),legend.text = element_text(size=9)),p6.2+labs(tag = "B")+xlab('')+theme(legend.position = c(1.25, 0.8),plot.margin = unit(c(0.2,3.5,0,0.1), "cm"),legend.text = element_text(size=9)),
                        p7+labs(tag = "C")+xlab('')+theme(legend.position = 'none',plot.margin = unit(c(0.2,3.5,0,0.1), "cm")),p7.2+labs(tag = "D")+xlab('')+theme(legend.position = 'none',plot.margin = unit(c(0.2,3.5,0,0.1), "cm")),
                        p8+labs(tag = "E")+xlab('Sex')+theme(legend.position = 'none',plot.margin = unit(c(0.2,3.5,0,0.1), "cm")),p8.2+labs(tag = "F")+xlab('Sex')+theme(legend.position = 'none',plot.margin = unit(c(0.2,3.5,0,0.1), "cm")),nrow = 3,ncol=2)
Figure_S3 = plot_grid(Figure_S3, ncol=1, rel_heights=c(0.1, 1)) # rel_heights values control title margins
## ---- chunk 93
# Reproductive success (Figure S4)
Figure_S4<-grid.arrange(grobs = list(p9+theme(legend.position = c(1.2, 0.8),plot.margin = unit(c(0.2,4,0,0.3), "cm")),p9.2+theme(legend.position = c(1.2, 0.8),plot.margin = unit(c(0.2,4,0,0.3), "cm"))), nrow = 1,ncol=2, widths=c(2.3, 2.3))
Figure_S4 = plot_grid(Figure_S4, ncol=1, rel_heights=c(0.1, 1)) # rel_heights values control title margins
